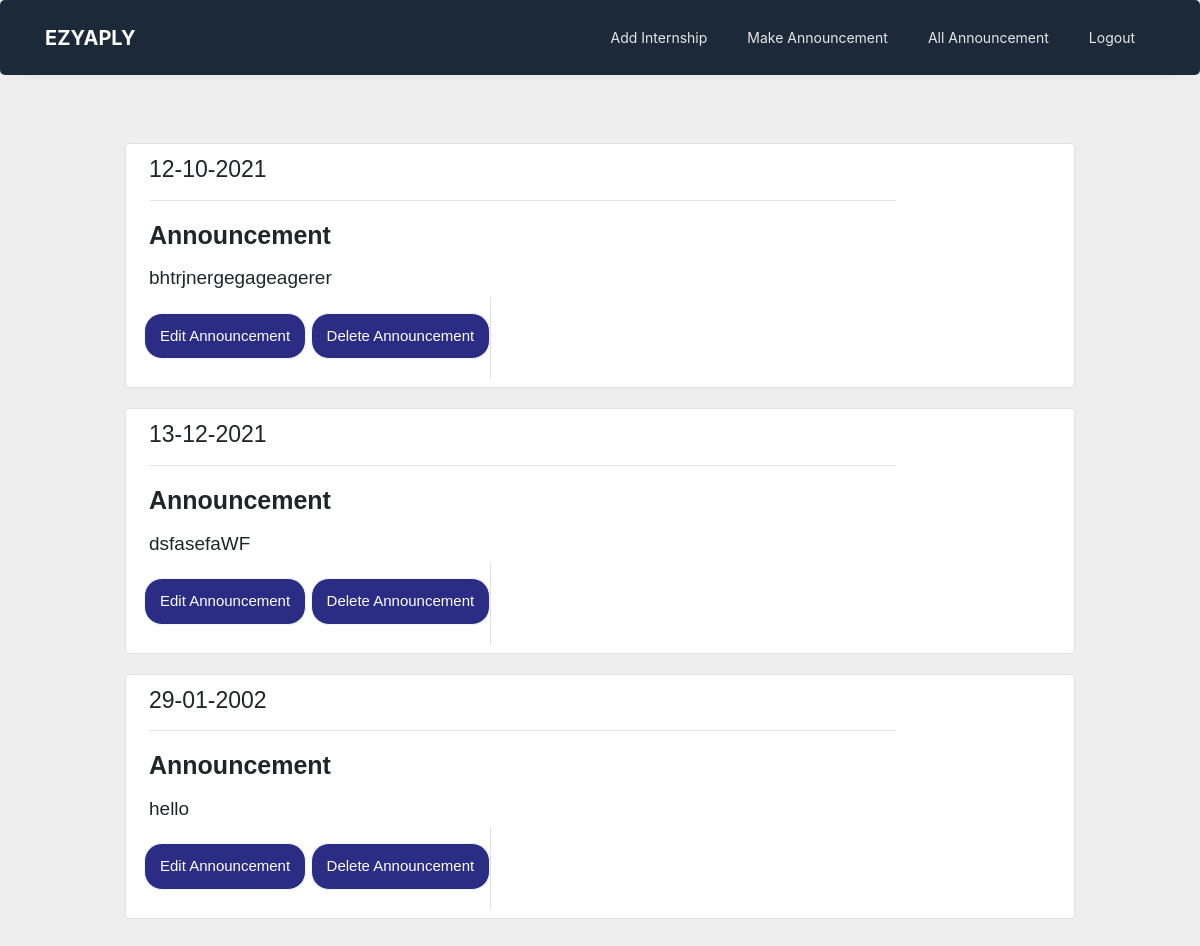
Screenshot of /all_announcements with the database file from the repository.
### ezyaplyapp/models.py (models this page shows)
class Announcement(models.Model):
    an_id=models.AutoField(primary_key=True)
    announcement_date=models.CharField(max_length=200,null=True)
    announcement_text=models.TextField(max_length=1000, null=True)

### ezyaplyapp/views.py (the view)
# urls.py: path('all_announcements',views.all_announcements,name='all_announcement'),
def all_announcements(request):
    announcements=Announcement.objects.all()
    context={
        'announcements':announcements,
    }
    return render(request, 'all_announcement.html',context)

### ezyaplyapp/template/all_announcement.html (shortened to what this page needs)
<!doctype html>
{% load static %}
<html lang="en">
  <head>
	<link rel="stylesheet" href="https://stackpath.bootstrapcdn.com/font-awesome/4.7.0/css/font-awesome.min.css">
	<link rel="stylesheet" href="{% static 'navigation/css/style.css' %}">
    <link rel="stylesheet" href="https://maxcdn.bootstrapcdn.com/bootstrap/4.0.0/css/bootstrap.min.css">
  </head>
  <body>
    <nav class="navbar navbar-expand-lg ftco_navbar ftco-navbar-light" id="ftco-navbar">
        <div class="container">
            <a class="navbar-brand" href="{% url 'admin_home' %}">EzyAply</a>
          <div class="collapse navbar-collapse" id="ftco-nav">
            <ul class="navbar-nav ml-auto">
                        <li class="nav-item"><a href="{% url 'add_internship'  %}" class="nav-link">Add Internship</a></li>
                <li class="nav-item"><a href="{% url 'announcement'  %}" class="nav-link">Make Announcement</a></li>
                <li class="nav-item"><a href="{% url 'all_announcement'  %}" class="nav-link">All Announcement</a></li>
                <li class="nav-item"><a href="{% url 'logout' %}" class="nav-link">Logout</a></li>
            </ul>
          </div>
        </div>
      </nav>
    <div class="container mt-5 mb-5" style="font-family:Arial, sans-serif;">
        <div class="d-flex justify-content-center row" >
            <div class="col-md-10">
                {% for announcement in announcements %}
                <div class="row p-2 bg-white border rounded" style="margin-top: 20px;">
                    <div class="col-md-10 mt-1">
                        <h5 style="font-weight: 500">{{ announcement.announcement_date }}</h5>
                        <hr>
                        <p style="margin-bottom: 10px;">
                        <span style="font-size: 25px;
                            font-weight: 700;">Announcement</span>
                            </p>
                        <p class="text-justify text-truncate para mb-0" ><span style="font-size: 19px;"> {{ announcement.announcement_text }}</span></p>
                    </div>
                    <div style="margin-top: 20px;margin-bottom:20px;margin-left:10px;">
                        <a href="{% url 'edit_announcement' announcement.an_id %}"><button class="btn btn-primary" type="button" style="padding: 11px 15px;
                            font-size: 15px;border-color: aliceblue;
                            border-radius: 18px;    background-color: #2b2d84;">Edit Announcement</button></a>
                             <a href="{% url 'delete_announcement' announcement.an_id %}"><button class="btn btn-primary" type="button" style="padding: 11px 15px;
                                font-size: 15px;border-color: aliceblue;
                                border-radius: 18px;    background-color: #2b2d84;">Delete Announcement</button></a>
                    </div>
                    <div class="align-items-center align-content-center col-md-3 border-left mt-1">
                    </div>
                </div>
                {% endfor %}
            </div>
        </div>
    </div>
  </body>
</html>

### ezyaplyapp/template/all_announcement.html (style rules this page uses)
body { background: #eee }
h5 { font-weight: bold; font-size: 28px; }
.para { font-size: 16px }
h5 { font-weight: bold; font-size: 23px; }

### rows the page displays
Announcement: announcement_date "12-10-2021", announcement_text "bhtrjnergegageagerer"
Announcement: announcement_date "13-12-2021", announcement_text "dsfasefaWF"
Announcement: announcement_date "29-01-2002", announcement_text "hello"
